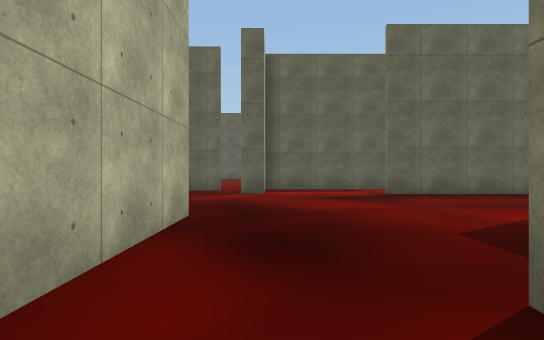
View 1 (above)

24 first-person views from a walk through a 3-D level made in the Unity game engine. The camera is 1.3 m above the floor, looks level and sees 80° across. The floor is counted in squares, 2 m on a side. Each view is taken from the middle of a square. On the plan, view 1 faces up. The plan holds only what a view shows up to about 10 squares ahead; the rest is blank. The place goes on beyond the plan. The player character is not drawn. Some surface patterns are stand-ins.

View 2
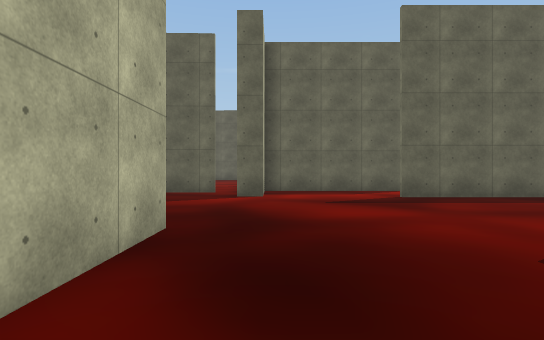

View 3
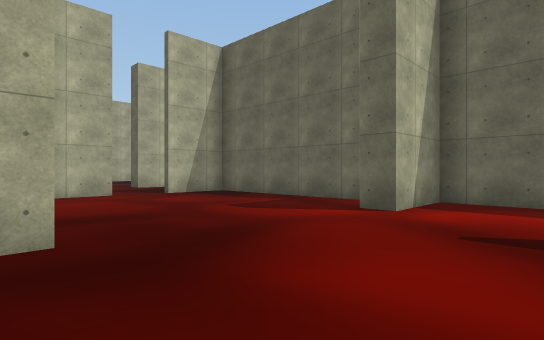

View 4
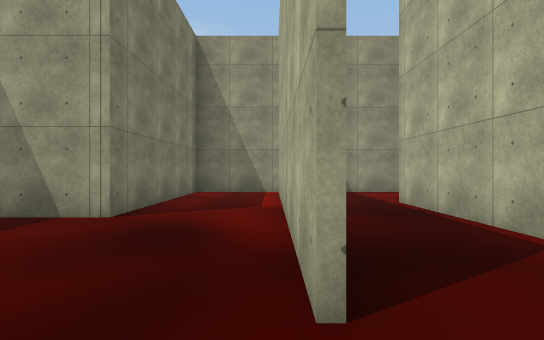

View 5
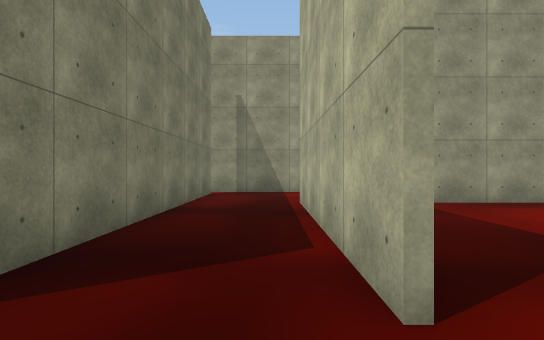

View 6
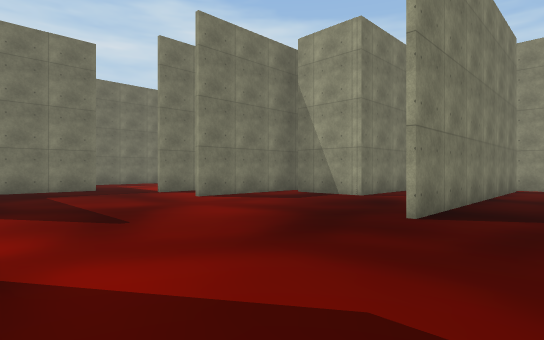

View 7
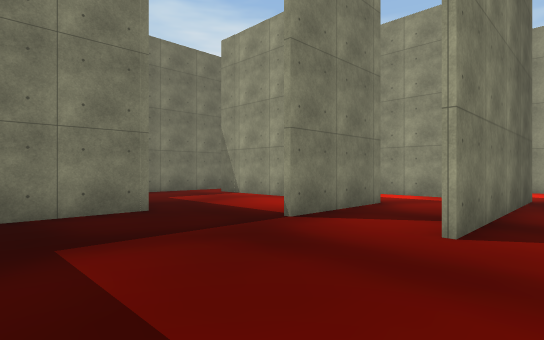

View 8
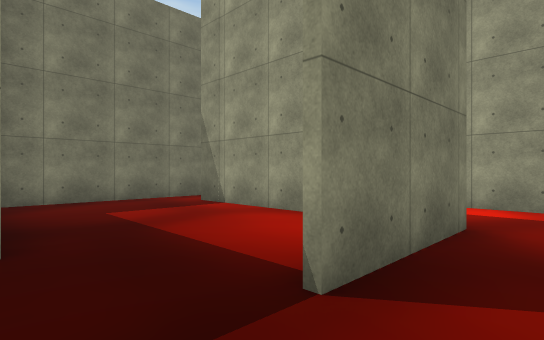

View 9
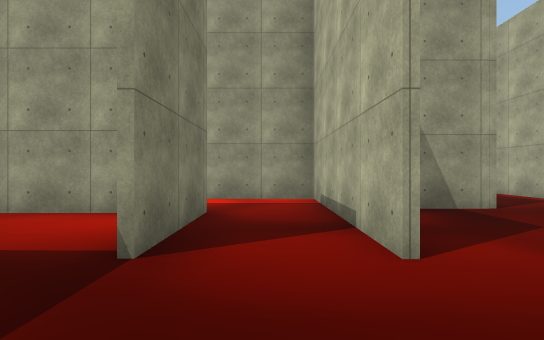

View 10
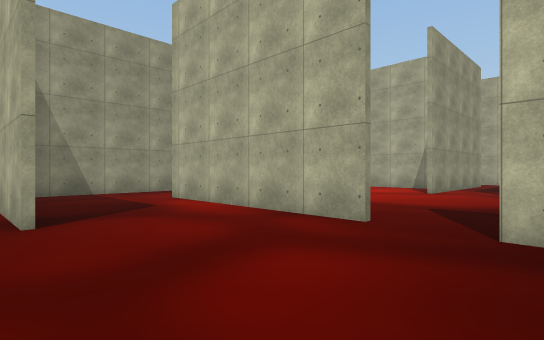

View 11
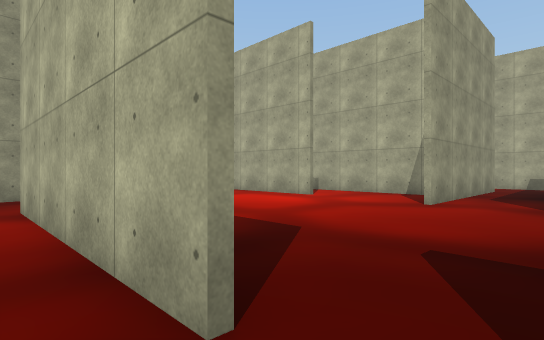

View 12
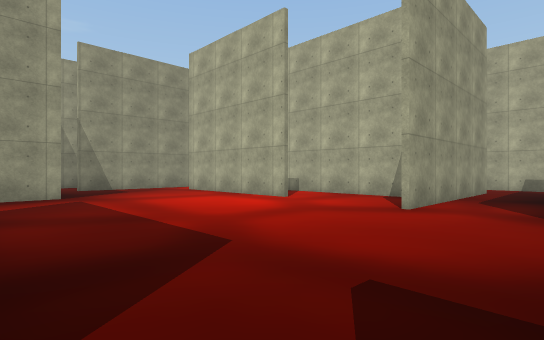

View 13
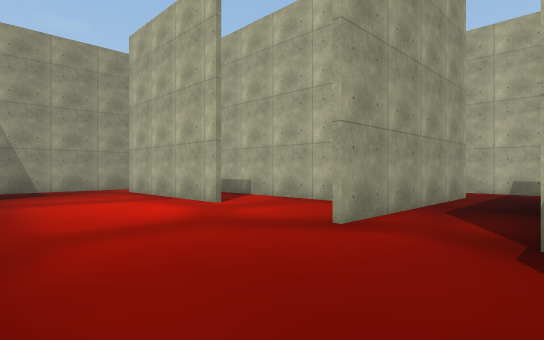

View 14
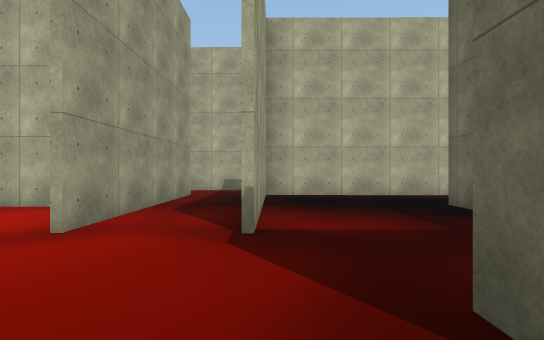

View 15
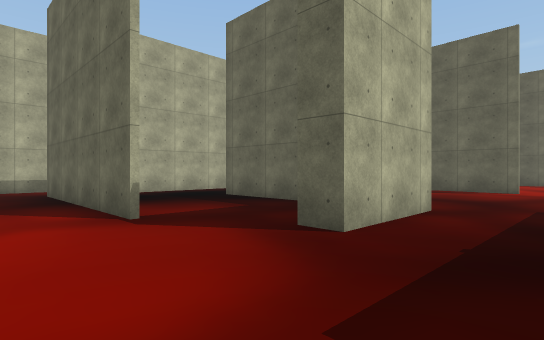

View 16
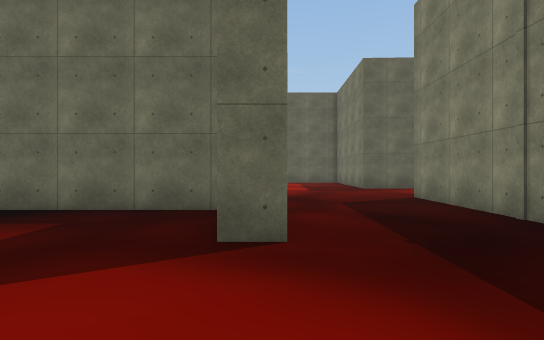

View 17
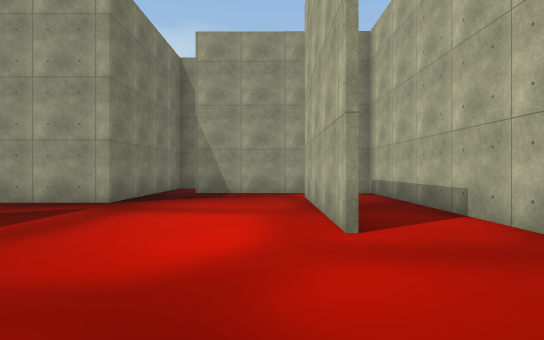

View 18
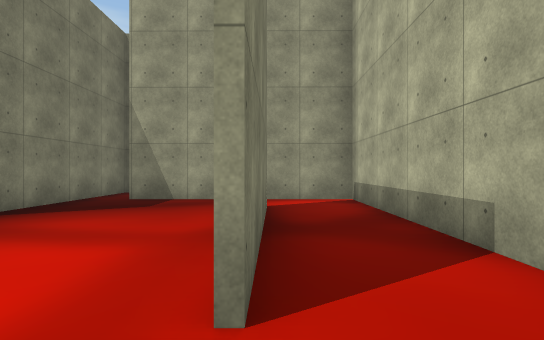

View 19
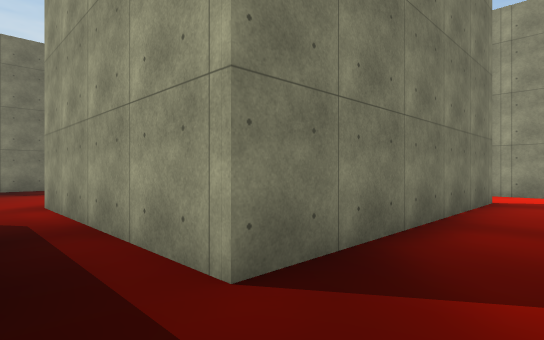

View 20
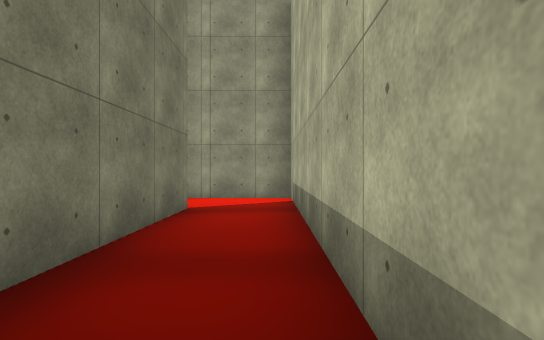

View 21
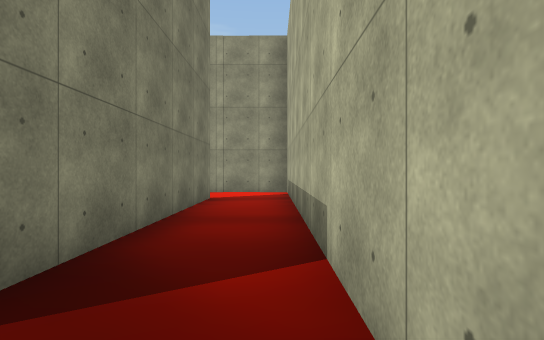

View 22
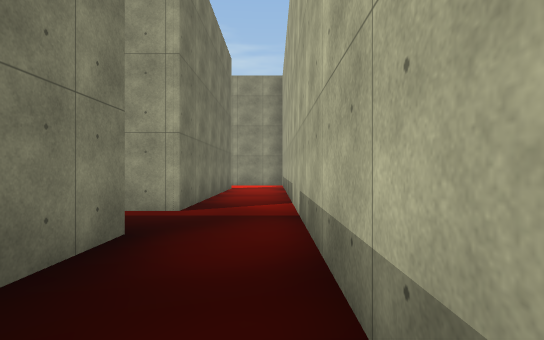

View 23
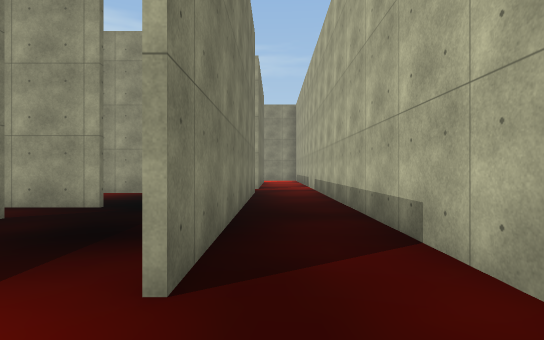

View 24
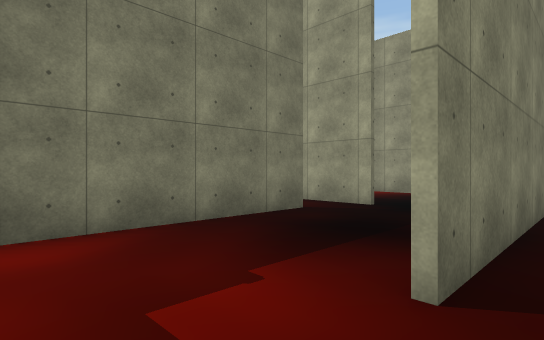

### Floor plan
Ten units are one square. View 1 is at (0, 0); x grows to the right and y downward. Boxes are objects, and circles mark ways between rooms. Rooms are numbered by the first view taken in them; rooms with no view inside come last. Other rooms are left out.
<svg viewBox="-199 -170 326 229">
<path fill="none" stroke="#000" d="M-12 -48 -12 25M-36 -48 -36 6M39 -10 39 -46M-16 -103 -59 -102M40 -110 -2 -110 -2 -89 -9 -89M73 -21 111 -21M70 -87 30 -87M81 -57 81 -81M-67 -70 -68 -18M-13 30 -13 -46M-66 -97 -67 -83M-66 4 -44 4M-47 35 12 35 12 -16 34 -16M122 -12 122 -54M-128 -27 -128 18M-147 -48 -148 32 -97 32M-68 -49 -68 -59M-109 -113 -151 -113M-167 -78 -123 -78M-67 -98 -67 -114M-129 12 -129 -27M-99 -115 -99 -89 -105 -89M-174 -106 -174 -79M-88 54 -88 4 -66 4M-176 5 -175 -59 -123 -58M-193 -96 -194 25 -170 25M-123 -77 -175 -77 -175 -94M-193 -155 -193 -96M-175 -94 -175 -154"/>
<circle cx="-70" cy="-5" r="3" fill="#2a7"/>
<circle cx="-70" cy="-75" r="3" fill="#2a7"/>
<circle cx="-130" cy="-70" r="3" fill="#2a7"/>
<circle cx="-190" cy="-90" r="3" fill="#2a7"/>
<text x="10" y="-50">1</text>
<text x="-110" y="-50">2</text>
<text x="-190" y="-40">3</text>
<text x="-180" y="-140">4</text>
</svg>
Room 1 opens to room 2. Room 2 opens to room 3. Room 3 opens to room 4.

Where each view was taken, in squares from view 1:
view 1: 0 up, 0 right, facing up
view 2: 1 up, 0 right, facing up
view 3: 4 up, 2 right, facing up-left
view 4: 6 up, 1 left, facing down
view 5: 6 up, 3 left, facing down
view 6: 9 up, 3 left, facing down-right
view 7: 8 up, 3 right, facing down-right
view 8: 6 up, 5 right, facing down-right
view 9: 7 up, 5 right, facing down
view 10: 9 up, 3 left, facing down-left
view 11: 8 up, 6 left, facing down-left
view 12: 8 up, 7 left, facing down-left
view 13: 8 up, 9 left, facing down-left
view 14: 8 up, 9 left, facing left
view 15: 6 up, 8 left, facing up-left
view 16: 6 up, 10 left, facing up
view 17: 6 up, 12 left, facing down
view 18: 4 up, 13 left, facing down
view 19: 7 up, 19 left, facing down-right
view 20: 5 up, 19 left, facing down
view 21: 7 up, 19 left, facing down
view 22: 11 up, 19 left, facing down
view 23: 17 up, 18 left, facing down
view 24: 17 up, 18 left, facing down-right
